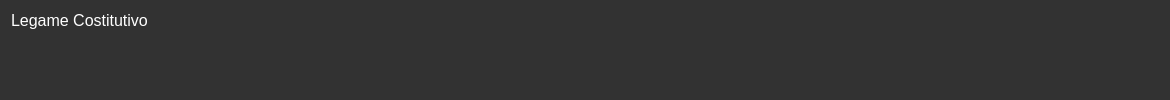
           <widget class="QFrame" name="frame_3">
            <property name="styleSheet">
             <string notr="true">background-color: rgb(50,50,50);
border-bottom: none; /* opzionale se vuoi solo il bordo in basso */
border-top-left-radius: 4px;
border-top-right-radius: 4px;
</string>
            </property>
            <property name="frameShape">
             <enum>QFrame::StyledPanel</enum>
            </property>
            <property name="frameShadow">
             <enum>QFrame::Raised</enum>
            </property>
            <layout class="QHBoxLayout" name="horizontalLayout_2">
             <item>
              <widget class="QLabel" name="label_178">
               <property name="minimumSize">
                <size>
                 <width>180</width>
                 <height>32</height>
                </size>
               </property>
               <property name="font">
                <font>
                 <family>Segoe UI</family>
                 <pointsize>12</pointsize>
                 <weight>50</weight>
                 <italic>false</italic>
                 <bold>false</bold>
                </font>
               </property>
               <property name="layoutDirection">
                <enum>Qt::LeftToRight</enum>
               </property>
               <property name="styleSheet">
                <string notr="true">font:400 12pt &quot;Segoe UI&quot;;
color: rgb(255,255,255);</string>
               </property>
               <property name="text">
                <string>Legame Costitutivo</string>
               </property>
               <property name="alignment">
                <set>Qt::AlignLeading|Qt::AlignLeft|Qt::AlignTop</set>
               </property>
              </widget>
             </item>
             <item>
              <spacer name="horizontalSpacer_6">
               <property name="orientation">
                <enum>Qt::Horizontal</enum>
               </property>
               <property name="sizeHint" stdset="0">
                <size>
                 <width>888</width>
                 <height>20</height>
                </size>
               </property>
              </spacer>
             </item>
             <item>
              <widget class="QPushButton" name="btn_materiali_centra">
               <property name="sizePolicy">
                <sizepolicy hsizetype="Fixed" vsizetype="Fixed">
                 <horstretch>0</horstretch>
                 <verstretch>0</verstretch>
                </sizepolicy>
               </property>
               <property name="minimumSize">
                <size>
                 <width>34</width>
                 <height>32</height>
                </size>
               </property>
               <property name="maximumSize">
                <size>
                 <width>34</width>
                 <height>32</height>
                </size>
               </property>
               <property name="styleSheet">
                <string notr="true">QPushButton{
    font:400 12pt &quot;Segoe UI&quot;;
    color: rgb(255,255,255);
	border-radius:4px
}
QPushButton:hover {
    background-color: rgb(40,40,40);
	border: 1px solid rgb(120,120,120);
}</string>
               </property>
               <property name="text">
                <string/>
               </property>
               <property name="icon">
                <iconset>
                 <normaloff>icone/quattro frecce.png</normaloff>icone/quattro frecce.png</iconset>
               </property>
               <property name="iconSize">
                <size>
                 <width>35</width>
                 <height>35</height>
                </size>
               </property>
              </widget>
             </item>
             <item>
              <widget class="QPushButton" name="btn_materiali_rigenera">
               <property name="sizePolicy">
                <sizepolicy hsizetype="Fixed" vsizetype="Fixed">
                 <horstretch>0</horstretch>
                 <verstretch>0</verstretch>
                </sizepolicy>
               </property>
               <property name="minimumSize">
                <size>
                 <width>34</width>
                 <height>32</height>
                </size>
               </property>
               <property name="maximumSize">
                <size>
                 <width>34</width>
                 <height>32</height>
                </size>
               </property>
               <property name="styleSheet">
                <string notr="true">QPushButton{
    font:400 12pt &quot;Segoe UI&quot;;
    color: rgb(255,255,255);
	border-radius:4px
}
QPushButton:hover {
    background-color: rgb(40,40,40);
	border: 1px solid rgb(120,120,120);
}</string>
               </property>
               <property name="text">
                <string/>
               </property>
               <property name="icon">
                <iconset>
                 <normaloff>icone/aggiorna.png</normaloff>icone/aggiorna.png</iconset>
               </property>
               <property name="iconSize">
                <size>
                 <width>37</width>
                 <height>37</height>
                </size>
               </property>
              </widget>
             </item>
            </layout>
           </widget>
